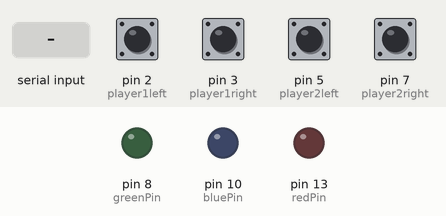
Recording of a sketch running on a simulated Arduino Uno, built with avr-gcc and run on an emulated ATmega328P. On the bench: output pins drawn as LEDs (lit = HIGH). Inputs (shaded band) come from the test bench; at power-on: pin 2 (player1left), pin 3 (player1right), pin 5 (player2left), pin 7 (player2right) LOW. What the sketch prints to the serial monitor is not drawn.

Above: at 1.2 s.
1.3 s: "1\n" received over Serial
At 1.8 s:
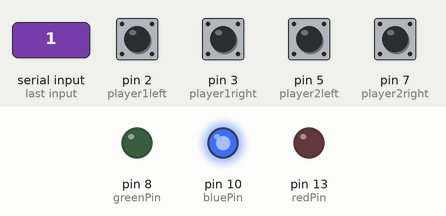
2.8 s: "2\n" received over Serial
At 4.0 s:
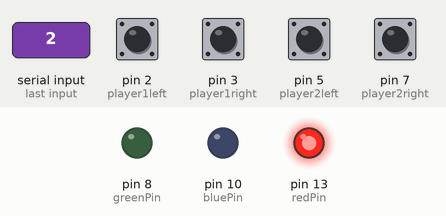
4.3 s: "3\n" received over Serial
At 5.6 s:
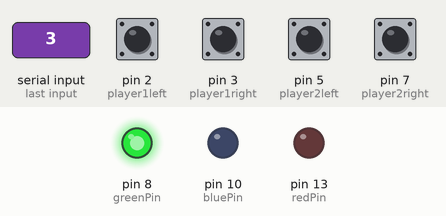
Timing chart, 0 to 7.3 s (numbered marks = the images above; inputs shaded):
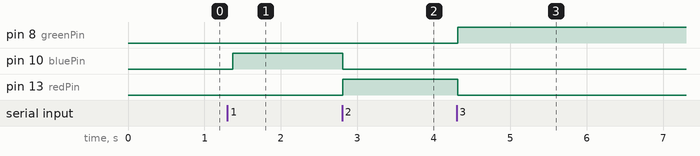

Measured:
- after the input at 1.3 s, pin 10 (bluePin): LOW → HIGH after 0.07 s
- after the input at 2.8 s, pin 10 (bluePin): HIGH → LOW at once; pin 13 (redPin): LOW → HIGH at once
- after the input at 4.3 s, pin 8 (greenPin): LOW → HIGH at once; pin 13 (redPin): HIGH → LOW at once

The sketch:

FinalArduino.ino
```cpp
#include <Arduino_JSON.h>

const int player1left = 2;
const int player1right = 3;
const int player2left = 5;
const int player2right = 7;

int redPin= 13;
int greenPin = 8;
int bluePin = 10;

int button1State1 = 0; //player 1 left
int button1State2 = 0; //player 1 right
int button2State1 = 0; //player 2 left
int button2State2 = 0; //player 2 right

JSONVar serialOutput;


void setup() {
  Serial.begin(9600);
  pinMode(button1State1, INPUT); //player 1 left
  pinMode(button1State2, INPUT); //player 1 right
  pinMode(button2State1, INPUT); //player 2 left
  pinMode(button2State2, INPUT); //player 2 right

  pinMode(redPin, OUTPUT);
  pinMode(greenPin, OUTPUT);
  pinMode(bluePin, OUTPUT);
}

void loop() {
  if (Serial.available()) {
    int state = Serial.parseInt();
    if(state == 1) {  //player 1 wins round
      analogWrite(redPin, 0);
      analogWrite(greenPin, 0);
      analogWrite(bluePin, 255);
    } else if (state == 2) { //player 2 wins
      analogWrite(redPin, 255);
      analogWrite(greenPin, 0);
      analogWrite(bluePin, 0);
    } else if (state == 3) { //its a tie
      analogWrite(redPin, 0);
      analogWrite(greenPin, 255);
      analogWrite(bluePin, 0);
    }
  }

  button1State1 = digitalRead(player1left);
  button1State2 = digitalRead(player1right);
  button2State1 = digitalRead(player2left);
  button2State2 = digitalRead(player2right);

  serialOutput["player1Left"] = button1State1;
  serialOutput["player1Right"] = button1State2;
  serialOutput["player2Left"] = button2State1;
  serialOutput["player2Right"] = button2State2;
  Serial.println(serialOutput);
}
```
